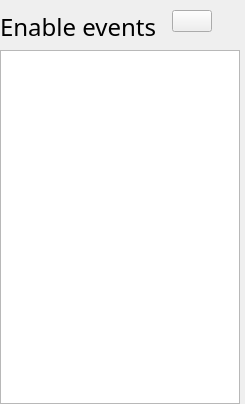
             <widget class="QWidget" name="events_scroll_widgets">
              <property name="geometry">
               <rect>
                <x>0</x>
                <y>0</y>
                <width>245</width>
                <height>404</height>
               </rect>
              </property>
              <layout class="QVBoxLayout" name="verticalLayout_11">
               <property name="leftMargin">
                <number>0</number>
               </property>
               <property name="topMargin">
                <number>0</number>
               </property>
               <property name="rightMargin">
                <number>0</number>
               </property>
               <property name="bottomMargin">
                <number>0</number>
               </property>
               <item>
                <layout class="QFormLayout" name="events_layout">
                 <property name="fieldGrowthPolicy">
                  <enum>QFormLayout::ExpandingFieldsGrow</enum>
                 </property>
                 <property name="horizontalSpacing">
                  <number>15</number>
                 </property>
                 <property name="topMargin">
                  <number>10</number>
                 </property>
                 <property name="rightMargin">
                  <number>5</number>
                 </property>
                 <item row="0" column="0">
                  <widget class="QLabel" name="events_enable_label">
                   <property name="font">
                    <font>
                     <family>Franzo</family>
                     <pointsize>18</pointsize>
                    </font>
                   </property>
                   <property name="text">
                    <string>Enable events</string>
                   </property>
                  </widget>
                 </item>
                 <item row="0" column="1">
                  <widget class="AnimatedToggle" name="events_enable_toggle">
                   <property name="sizePolicy">
                    <sizepolicy hsizetype="Fixed" vsizetype="Fixed">
                     <horstretch>0</horstretch>
                     <verstretch>0</verstretch>
                    </sizepolicy>
                   </property>
                   <property name="minimumSize">
                    <size>
                     <width>0</width>
                     <height>0</height>
                    </size>
                   </property>
                   <property name="layoutDirection">
                    <enum>Qt::LeftToRight</enum>
                   </property>
                   <property name="text">
                    <string/>
                   </property>
                   <property name="checked">
                    <bool>false</bool>
                   </property>
                  </widget>
                 </item>
                 <item row="1" column="0" colspan="2">
                  <widget class="QTextBrowser" name="event_config_text_browser">
                   <property name="sizePolicy">
                    <sizepolicy hsizetype="Expanding" vsizetype="MinimumExpanding">
                     <horstretch>0</horstretch>
                     <verstretch>0</verstretch>
                    </sizepolicy>
                   </property>
                   <property name="minimumSize">
                    <size>
                     <width>0</width>
                     <height>350</height>
                    </size>
                   </property>
                   <property name="font">
                    <font>
                     <family>Franzo</family>
                     <pointsize>18</pointsize>
                    </font>
                   </property>
                   <property name="textInteractionFlags">
                    <set>Qt::LinksAccessibleByKeyboard|Qt::LinksAccessibleByMouse|Qt::TextBrowserInteraction|Qt::TextEditable|Qt::TextEditorInteraction|Qt::TextSelectableByKeyboard|Qt::TextSelectableByMouse</set>
                   </property>
                  </widget>
                 </item>
                </layout>
               </item>
              </layout>
             </widget>
